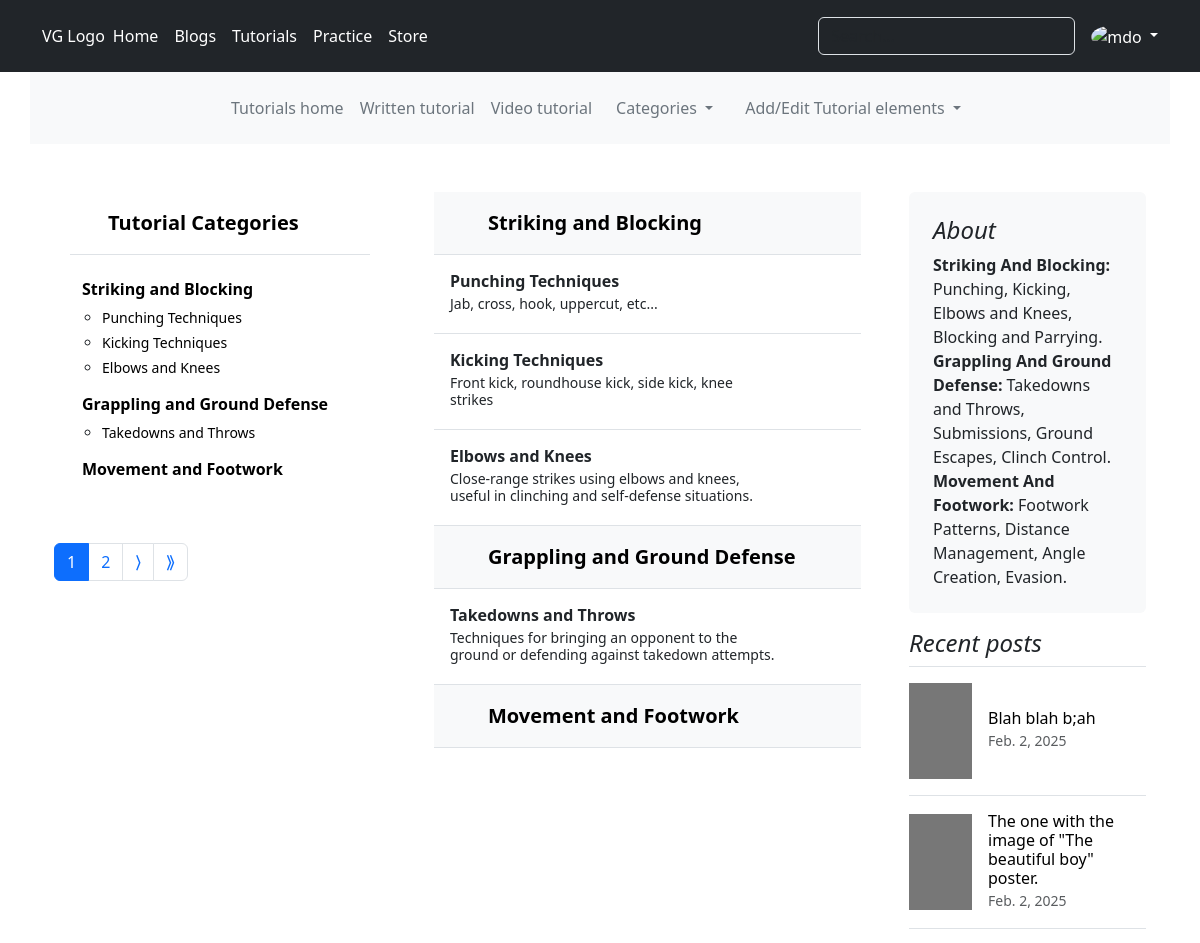
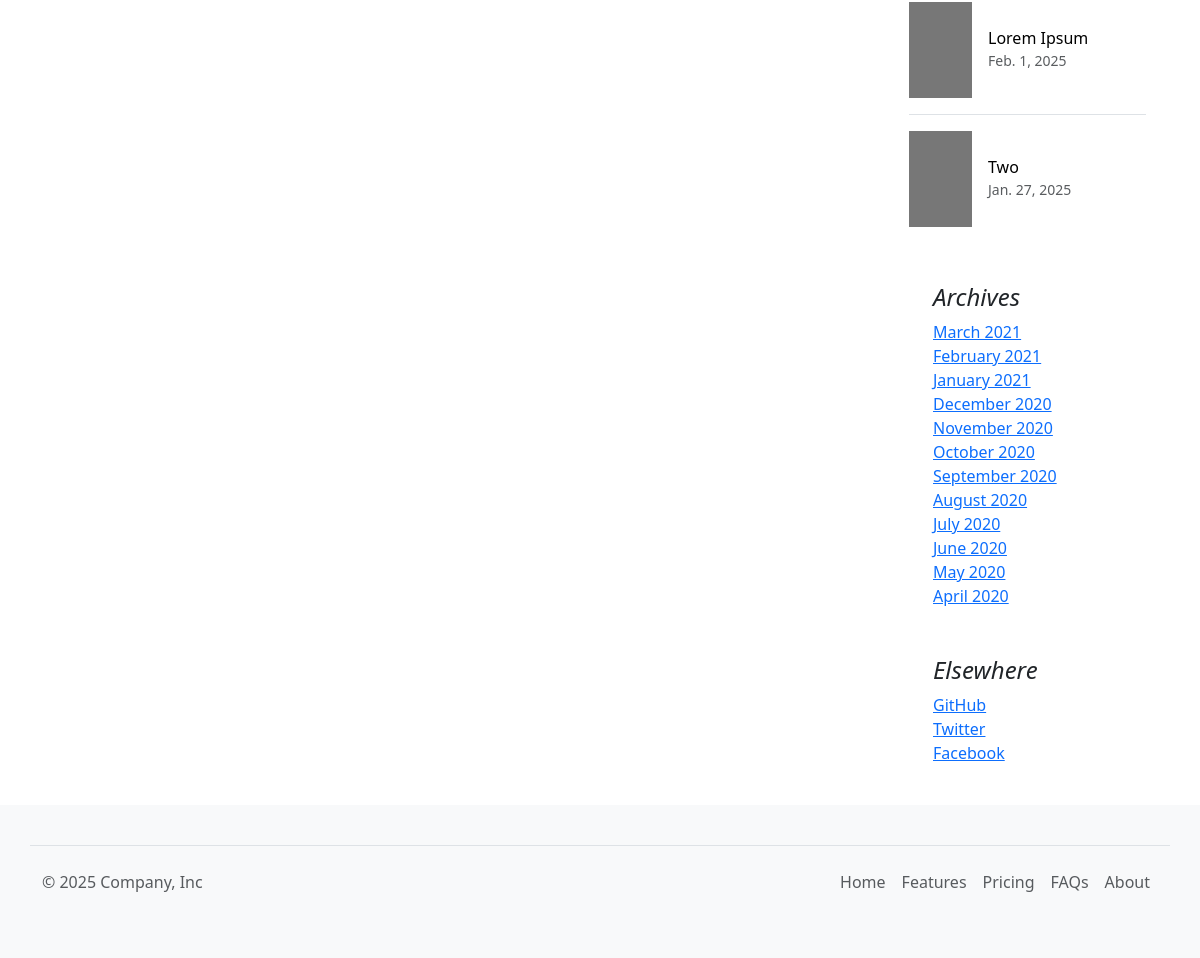
The page /tutorials/categories (signed in) on the database its author committed (2 pictures, top to bottom).
### tutorials/models.py (models this page shows, shortened)
class AddedElement(models.Model):
    name = models.CharField(max_length=150)
    slug = models.SlugField(unique=True)
    creation_date = models.DateTimeField(auto_now_add=True)
    update_date = models.DateTimeField(auto_now=True)
    class Meta:
        abstract = True

class Category(AddedElement):
    description = models.CharField(max_length=250)
    added_by= models.ForeignKey(User, on_delete=models.PROTECT,
                                related_name='tutorials_category_added_by')
    def __str__(self):
        return self.name

class SubCategory(AddedElement):
    description = models.CharField(max_length=250)
    proper_execution = models.TextField()
    category = models.ForeignKey(Category, on_delete=models.SET_NULL, null=True,
                                related_name='subcategories')
    added_by= models.ForeignKey(User, on_delete=models.PROTECT,
                                related_name='tutorials_subcategory_added_by')

### tutorials/views.py (the view)
# urls.py: path("categories", views.AllCategoryTTutorial.as_view(), name="ttutorial_all_category"),
class AllCategoryTTutorial(ListView):
    model = Category
    template_name = 'tutorials/TT_all_cat.html'
    context_object_name = 'category_list'
    paginate_by = 3

### templates/tutorials/TT_all_cat.html (shortened to what this page needs)
{% extends 'base.html' %}
{% block content %}
    <main class="container">
        <br>
        <div class="row g-5 justify-content-between">
          <div class="col-md-4">
                <div class="flex-shrink-0 p-3">
                  <a href="/" class="d-flex align-items-center pb-3 mb-3 link-body-emphasis text-decoration-none border-bottom">
                    <svg class="bi pe-none me-2" width="30" height="24"><use xlink:href="#bootstrap"/></svg>
                    <span class="fs-5 fw-semibold">Tutorial Categories</span>
                  </a>
                  <ul class="list-unstyled ps-0">
                    {% for category in category_list %}
                    <li class="mb-1">
                      <button class="btn btn-toggle d-inline-flex align-items-center rounded border-0 collapsed fw-semibold" data-bs-toggle="collapse" data-bs-target="#home-collapse" aria-expanded="true">
                        <a href="{% url 'tutorials:tttutorial_single_category' category.pk %}" class="link-body-emphasis d-inline-flex text-decoration-none rounded">
                          {{category.name}}
                        </a>
                      </button>
                      {% for subcategory in category.subcategories.all %}
                        <div class="collapse show" id="home-collapse">
                          <ul class="btn-toggle-nav fw-normal pb-1 small">
                            <li><a href="{% url 'tutorials:tttutorial_single_subcategory' subcategory.pk %}" class="link-body-emphasis d-inline-flex text-decoration-none rounded">{{subcategory.name}}</a></li>
                          </ul>
                        </div>
                      {% endfor %}
                    </li>
                    {% endfor %}
                  </ul>
                </div>
                <br>
            <div class="pagination">
                <nav aria-label="...">
                    <ul class="pagination">
                      <li class="page-item active" aria-current="page">
                        <a class="page-link" href="#">1</a>
                      </li>
                      <li class="page-item"><a class="page-link" href="?page=2">2</a></li>
                      <li class="page-item">
                        <a class="page-link" href="?page=2">&rang;</a>
                      </li>
                      <li class="page-item">
                        <a class="page-link" href="?page=3">&Rang;</a>
                      </li>
                    </ul>
                  </nav>
            </div>
          </div>
          <div class="col-md-5">
            {% for category in category_list %}
            <div class="d-flex flex-column align-items-stretch flex-shrink-0 bg-body-tertiary">
                <a href="{% url 'tutorials:tttutorial_single_category' category.pk %}" class="d-flex align-items-center flex-shrink-0 p-3 link-body-emphasis text-decoration-none border-bottom">
                  <svg class="bi pe-none me-2" width="30" height="24"><use xlink:href="#bootstrap"/></svg>
                  <span class="fs-5 fw-semibold">{{category}}</span>
                </a>
                {% for subcategory in category.subcategories.all %}
                <div class="list-group list-group-flush border-bottom scrollarea">
                  <a href="{% url 'tutorials:tttutorial_single_subcategory' subcategory.pk %}" class="list-group-item list-group-item-action py-3 lh-sm" aria-current="true">
                    <div class="d-flex w-100 align-items-center justify-content-between">
                      <strong class="mb-1">{{subcategory.name}}</strong>
                    </div>
                    <div class="col-10 mb-1 small">{{subcategory.description}}</div>
                  </a>
                </div>
                {% endfor %}
              </div>
              {% endfor %}
          </div>
          <div class="col-md-3">
            <div class="position-sticky" style="top: 2rem;">
              <div class="p-4 mb-3 bg-body-tertiary rounded">
                <h4 class="fst-italic">About</h4>
                {% for category in category_list %}
                <p class="mb-0"><strong>{{category | title }}:</strong> {{category.description}}.</p>
                {% endfor %}
              </div>
              <div>
                <h4 class="fst-italic">Recent posts</h4>
                <ul class="list-unstyled">
                  <li>
                    <a class="d-flex flex-column flex-lg-row gap-3 align-items-start align-items-lg-center py-3 link-body-emphasis text-decoration-none border-top" href="/article/19">
                      <svg class="bd-placeholder-img" width="100%" height="96" xmlns="http://www.w3.org/2000/svg" aria-hidden="true" preserveAspectRatio="xMidYMid slice" focusable="false"><rect width="100%" height="100%" fill="#777"/></svg>
                      <div class="col-lg-8">
                        <h6 class="mb-0">Blah blah b;ah</h6>
                        <small class="text-body-secondary">Feb. 2, 2025</small>
                      </div>
                    </a>
                  </li>
                  <li>
                    <a class="d-flex flex-column flex-lg-row gap-3 align-items-start align-items-lg-center py-3 link-body-emphasis text-decoration-none border-top" href="/article/20">
                      <svg class="bd-placeholder-img" width="100%" height="96" xmlns="http://www.w3.org/2000/svg" aria-hidden="true" preserveAspectRatio="xMidYMid slice" focusable="false"><rect width="100%" height="100%" fill="#777"/></svg>
                      <div class="col-lg-8">
                        <h6 class="mb-0">The one with the image of &quot;The beautiful boy&quot; poster.</h6>
                        <small class="text-body-secondary">Feb. 2, 2025</small>
                      </div>
                    </a>
                  </li>
                  <li>
                    <a class="d-flex flex-column flex-lg-row gap-3 align-items-start align-items-lg-center py-3 link-body-emphasis text-decoration-none border-top" href="/article/17">
                      <svg class="bd-placeholder-img" width="100%" height="96" xmlns="http://www.w3.org/2000/svg" aria-hidden="true" preserveAspectRatio="xMidYMid slice" focusable="false"><rect width="100%" height="100%" fill="#777"/></svg>
                      <div class="col-lg-8">
                        <h6 class="mb-0">Lorem Ipsum</h6>
                        <small class="text-body-secondary">Feb. 1, 2025</small>
                      </div>
                    </a>
                  </li>
                  <li>
                    <a class="d-flex flex-column flex-lg-row gap-3 align-items-start align-items-lg-center py-3 link-body-emphasis text-decoration-none border-top" href="/article/15">
                      <svg class="bd-placeholder-img" width="100%" height="96" xmlns="http://www.w3.org/2000/svg" aria-hidden="true" preserveAspectRatio="xMidYMid slice" focusable="false"><rect width="100%" height="100%" fill="#777"/></svg>
                      <div class="col-lg-8">
                        <h6 class="mb-0">Two</h6>
                        <small class="text-body-secondary">Jan. 27, 2025</small>
                      </div>
                    </a>
                  </li>
                </ul>
              </div>
              <div class="p-4">
                <h4 class="fst-italic">Archives</h4>
                <ol class="list-unstyled mb-0">
                  <li><a href="#">March 2021</a></li>
                  <li><a href="#">February 2021</a></li>
                  <li><a href="#">January 2021</a></li>
                  <li><a href="#">December 2020</a></li>
                  <li><a href="#">November 2020</a></li>
                  <li><a href="#">October 2020</a></li>
                  <li><a href="#">September 2020</a></li>
                  <li><a href="#">August 2020</a></li>
                  <li><a href="#">July 2020</a></li>
                  <li><a href="#">June 2020</a></li>
                  <li><a href="#">May 2020</a></li>
                  <li><a href="#">April 2020</a></li>
                </ol>
              </div>
              <div class="p-4">
                <h4 class="fst-italic">Elsewhere</h4>
                <ol class="list-unstyled">
                  <li><a href="#">GitHub</a></li>
                  <li><a href="#">Twitter</a></li>
                  <li><a href="#">Facebook</a></li>
                </ol>
              </div>
            </div>
          </div>
        </div>
      </main>
    </div>
    {% endblock content %}

### templates/partials/_header.html (shortened to what this page needs)
<header class="p-3 text-bg-dark">
  <div class="container">
    <div class="d-flex flex-wrap align-items-center justify-content-center justify-content-lg-start">
      <a href="/" class="d-flex align-items-center mb-2 mb-lg-0 text-white text-decoration-none">
        VG Logo
      </a>
      <ul class="nav col-12 col-lg-auto me-lg-auto mb-2 justify-content-center mb-md-0" data-bs-theme="dark">
        <li><a href="#" class="nav-link px-2 text-white">Home</a></li>
        <li><a href="http://127.0.0.1:8002/" class="nav-link px-2 text-white">Blogs</a></li>
        <li><a href="{% url 'tutorials:home' %}" class="nav-link px-2 text-white">Tutorials</a></li>
        <li><a href="#" class="nav-link px-2 text-white">Practice</a></li>
        <li><a href="#" class="nav-link px-2 text-white">Store</a></li>
      </ul>
      <form class="col-12 col-lg-auto mb-3 mb-lg-0 me-lg-3" role="search">
        <input type="search" class="form-control form-control-dark text-bg-dark" placeholder="Search..." aria-label="Search">
      </form>
      {% if user.is_authenticated %}
      <div class="dropdown text-end" data-bs-theme="dark">
        <a href="#" class="d-block link-body-emphasis text-decoration-none dropdown-toggle" data-bs-toggle="dropdown" aria-expanded="false">
          <img src="https://github.com/mdo.png" alt="mdo" width="32" height="32" class="rounded-circle">
        </a>
      </div>
      {% endif %}
    </div>
  </div>
</header>
<div class="container bg-body-tertiary">
    <header class="d-flex justify-content-center py-3">
      <ul class="nav col-12 col-md-auto mb-2 justify-content-center mb-md-0">
        <li><a href="{% url 'tutorials:home' %}" class="nav-link px-2 text-secondary">Tutorials home</a></li>
        <li><a href="{% url 'tutorials:tttutorial' %}" class="nav-link px-2 text-secondary">Written tutorial</a></li>
        <li><a href="{% url 'tutorials:vtutorial' %}" class="nav-link px-2 text-secondary">Video tutorial</a></li>
        {% if category_list%}
          <li class="nav-item dropdown">
            <a class="nav-link dropdown-toggle text-secondary" href="#" role="button" data-bs-toggle="dropdown" aria-expanded="false">
              Categories
            </a>
          </li>
        {% else %}
        <li class="nav-item">
          <a class="nav-link text-secondary" href="#">Categories</a>
        </li>
        {% endif %}
      {% for group in user.groups.all%}
        {% if "Blog manager" or "Manager" in group.name %}
          <li class="nav-item dropdown">
            <a class="nav-link dropdown-toggle text-secondary" href="#" role="button" data-bs-toggle="dropdown" aria-expanded="false">
              Add/Edit Tutorial elements
            </a>
          </li>
        {% endif %}
      {% endfor %}
      </ul>
    </header>
  </div>

### rows shown on the page
Category: name "Striking and Blocking", name "Striking And Blocking", description "Punching, Kicking, Elbows and Knees, Blocking and Parrying"
SubCategory: name "Punching Techniques", description "Jab, cross, hook, uppercut, etc..."
SubCategory: name "Kicking Techniques", description "Front kick, roundhouse kick, side kick, knee strikes"
SubCategory: name "Elbows and Knees", description "Close-range strikes using elbows and knees, useful in clinching and self-defense situations."
Category: name "Grappling and Ground Defense", name "Grappling And Ground Defense", description "Takedowns and Throws, Submissions, Ground Escapes, Clinch Control"
SubCategory: name "Takedowns and Throws", description "Techniques for bringing an opponent to the ground or defending against takedown attempts."
Category: name "Movement and Footwork", name "Movement And Footwork", description "Footwork Patterns, Distance Management, Angle Creation, Evasion"
